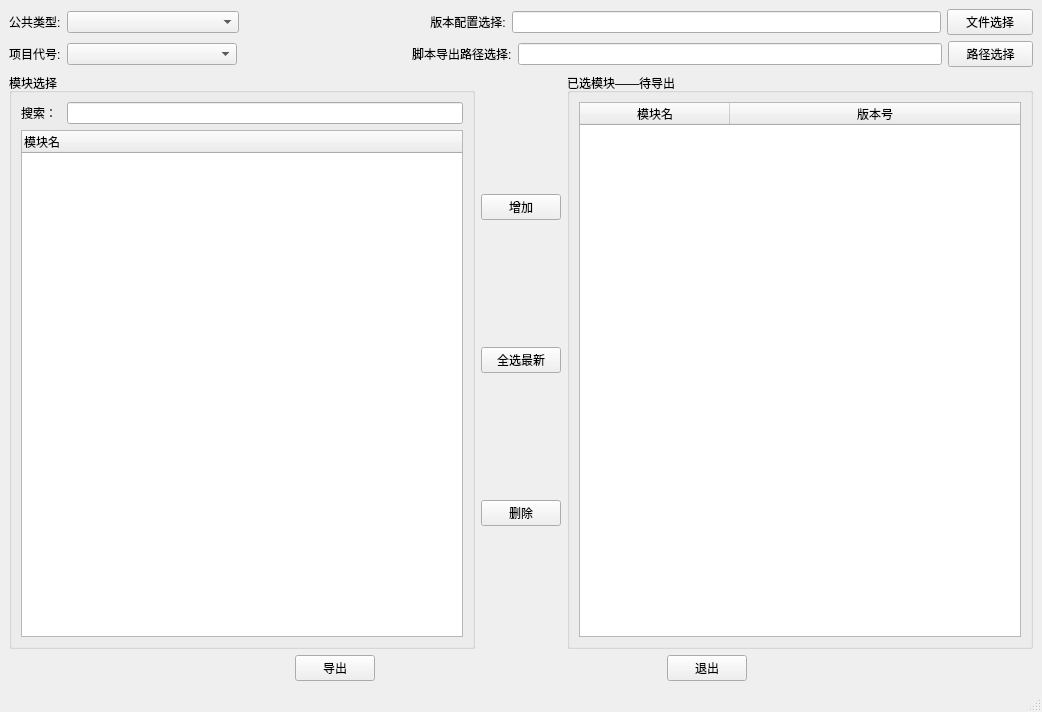
<?xml version="1.0" encoding="UTF-8"?>
<ui version="4.0">
 <class>MainWindow</class>
 <widget class="QMainWindow" name="MainWindow">
  <property name="geometry">
   <rect>
    <x>0</x>
    <y>0</y>
    <width>1042</width>
    <height>712</height>
   </rect>
  </property>
  <property name="windowTitle">
   <string>MainWindow</string>
  </property>
  <widget class="QWidget" name="centralwidget">
   <layout class="QVBoxLayout" name="verticalLayout_3">
    <item>
     <layout class="QHBoxLayout" name="horizontalLayout" stretch="0,2,2,1,5,1">
      <item>
       <widget class="QLabel" name="label_2">
        <property name="text">
         <string>公共类型:</string>
        </property>
       </widget>
      </item>
      <item>
       <widget class="QComboBox" name="comboBoxPubType"/>
      </item>
      <item>
       <spacer name="horizontalSpacer_4">
        <property name="orientation">
         <enum>Qt::Horizontal</enum>
        </property>
        <property name="sizeHint" stdset="0">
         <size>
          <width>40</width>
          <height>20</height>
         </size>
        </property>
       </spacer>
      </item>
      <item>
       <widget class="QLabel" name="label_4">
        <property name="text">
         <string>    版本配置选择:</string>
        </property>
       </widget>
      </item>
      <item>
       <widget class="QLineEdit" name="lineEditVersionConfig">
        <property name="readOnly">
         <bool>true</bool>
        </property>
       </widget>
      </item>
      <item>
       <widget class="QPushButton" name="pushButtonVersionConfig">
        <property name="text">
         <string>文件选择</string>
        </property>
       </widget>
      </item>
     </layout>
    </item>
    <item>
     <layout class="QHBoxLayout" name="horizontalLayout_2" stretch="0,2,2,1,5,1">
      <item>
       <widget class="QLabel" name="label_3">
        <property name="text">
         <string>项目代号:</string>
        </property>
       </widget>
      </item>
      <item>
       <widget class="QComboBox" name="comboBoxProject"/>
      </item>
      <item>
       <spacer name="horizontalSpacer_5">
        <property name="orientation">
         <enum>Qt::Horizontal</enum>
        </property>
        <property name="sizeHint" stdset="0">
         <size>
          <width>40</width>
          <height>20</height>
         </size>
        </property>
       </spacer>
      </item>
      <item>
       <widget class="QLabel" name="label_5">
        <property name="text">
         <string>脚本导出路径选择:</string>
        </property>
       </widget>
      </item>
      <item>
       <widget class="QLineEdit" name="lineEditScriptDir">
        <property name="readOnly">
         <bool>true</bool>
        </property>
       </widget>
      </item>
      <item>
       <widget class="QPushButton" name="pushButtonScriptPath">
        <property name="text">
         <string>路径选择</string>
        </property>
       </widget>
      </item>
     </layout>
    </item>
    <item>
     <layout class="QHBoxLayout" name="horizontalLayout_3">
      <item>
       <widget class="QGroupBox" name="groupBoxModule">
        <property name="title">
         <string>模块选择</string>
        </property>
        <layout class="QVBoxLayout" name="verticalLayout_2">
         <item>
          <layout class="QHBoxLayout" name="horizontalLayout_4">
           <item>
            <widget class="QLabel" name="label">
             <property name="text">
              <string>搜索： </string>
             </property>
            </widget>
           </item>
           <item>
            <widget class="QLineEdit" name="lineEditModuleSearch"/>
           </item>
          </layout>
         </item>
         <item>
          <widget class="QTreeWidget" name="treeWidgetModule">
           <column>
            <property name="text">
             <string>模块名</string>
            </property>
           </column>
          </widget>
         </item>
        </layout>
       </widget>
      </item>
      <item>
       <layout class="QVBoxLayout" name="verticalLayout">
        <item>
         <widget class="QPushButton" name="pushButtonAddModule">
          <property name="text">
           <string>增加</string>
          </property>
         </widget>
        </item>
        <item>
         <widget class="QPushButton" name="pushButtonAllNewModule">
          <property name="text">
           <string>全选最新</string>
          </property>
         </widget>
        </item>
        <item>
         <widget class="QPushButton" name="pushButtonDelModule">
          <property name="text">
           <string>删除</string>
          </property>
         </widget>
        </item>
       </layout>
      </item>
      <item>
       <widget class="QGroupBox" name="groupBox_2">
        <property name="title">
         <string>已选模块——待导出</string>
        </property>
        <layout class="QHBoxLayout" name="horizontalLayout_5">
         <item>
          <widget class="QTableWidget" name="tableWidgetModule">
           <property name="autoFillBackground">
            <bool>true</bool>
           </property>
           <property name="editTriggers">
            <set>QAbstractItemView::NoEditTriggers</set>
           </property>
           <property name="showDropIndicator" stdset="0">
            <bool>false</bool>
           </property>
           <property name="alternatingRowColors">
            <bool>true</bool>
           </property>
           <property name="selectionMode">
            <enum>QAbstractItemView::SingleSelection</enum>
           </property>
           <property name="selectionBehavior">
            <enum>QAbstractItemView::SelectRows</enum>
           </property>
           <property name="textElideMode">
            <enum>Qt::ElideMiddle</enum>
           </property>
           <attribute name="horizontalHeaderDefaultSectionSize">
            <number>150</number>
           </attribute>
           <attribute name="horizontalHeaderMinimumSectionSize">
            <number>21</number>
           </attribute>
           <attribute name="horizontalHeaderStretchLastSection">
            <bool>true</bool>
           </attribute>
           <attribute name="verticalHeaderVisible">
            <bool>false</bool>
           </attribute>
           <column>
            <property name="text">
             <string>模块名</string>
            </property>
           </column>
           <column>
            <property name="text">
             <string>版本号</string>
            </property>
           </column>
          </widget>
         </item>
        </layout>
       </widget>
      </item>
     </layout>
    </item>
    <item>
     <layout class="QHBoxLayout" name="horizontalLayout_6">
      <item>
       <spacer name="horizontalSpacer">
        <property name="orientation">
         <enum>Qt::Horizontal</enum>
        </property>
        <property name="sizeHint" stdset="0">
         <size>
          <width>40</width>
          <height>20</height>
         </size>
        </property>
       </spacer>
      </item>
      <item>
       <widget class="QPushButton" name="pushButtonExport">
        <property name="text">
         <string>导出</string>
        </property>
       </widget>
      </item>
      <item>
       <spacer name="horizontalSpacer_3">
        <property name="orientation">
         <enum>Qt::Horizontal</enum>
        </property>
        <property name="sizeHint" stdset="0">
         <size>
          <width>40</width>
          <height>20</height>
         </size>
        </property>
       </spacer>
      </item>
      <item>
       <widget class="QPushButton" name="pushButtonExist">
        <property name="text">
         <string>退出</string>
        </property>
       </widget>
      </item>
      <item>
       <spacer name="horizontalSpacer_2">
        <property name="orientation">
         <enum>Qt::Horizontal</enum>
        </property>
        <property name="sizeHint" stdset="0">
         <size>
          <width>40</width>
          <height>20</height>
         </size>
        </property>
       </spacer>
      </item>
     </layout>
    </item>
   </layout>
  </widget>
  <widget class="QMenuBar" name="menubar">
   <property name="geometry">
    <rect>
     <x>0</x>
     <y>0</y>
     <width>1042</width>
     <height>23</height>
    </rect>
   </property>
  </widget>
  <widget class="QStatusBar" name="statusbar"/>
 </widget>
 <resources/>
 <connections/>
</ui>
